Frame 1 (no input): blank canvas, image omitted
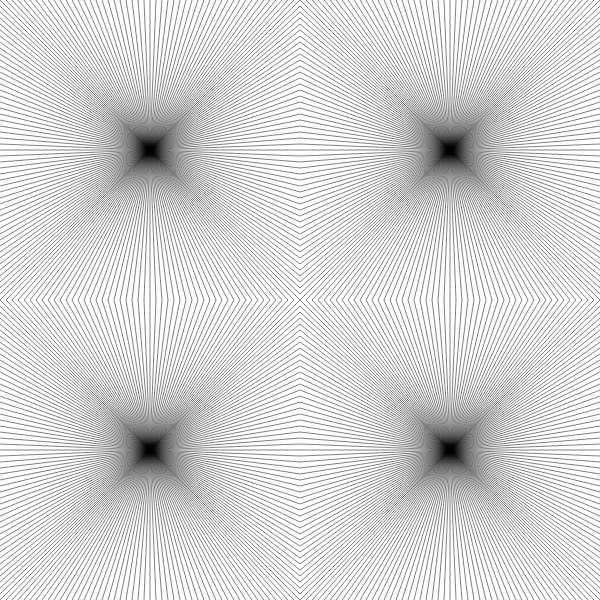
Frame 60 (no input)
Frame 120 (the mouse pressed at the canvas centre since frame 60): identical to frame 60, image omitted

The p5.js sketch that drew this single still picture (run headless with seeded random() and noise() and a simulated clock; from frame 60 on, the mouse is pressed at the canvas centre):

// p5.js sketch
// ── sketch.js
let tileCountX = 2;
let tileCountY = 2;

let count = 50;
let colorStep = 20;

let lineWeight = 0;
let strokeColor = 0;

let backgroundColor = 0;

let drawMode = 1;

function setup() {
  createCanvas(600, 600);
}

function draw() {
  colorMode(HSB, 360, 100, 100);
  strokeWeight(0.5);
  strokeCap(SQUARE);

  background(backgroundColor);


  for (let gridY = 0; gridY <= tileCountY; gridY++) {
    for (let gridX = 0; gridX <= tileCountX; gridX++) {
      let tileWidth = width / tileCountX;
      let tileHeight = height / tileCountY;
      let posX = tileWidth * gridX;
      let posY = tileHeight * gridY;

      let x1 = tileWidth / 2;
      let y1 = tileHeight / 2;
      let x2 = 0;
      let y2 = 0;
      push();
      translate(posX, posY);

      for (let side = 0; side < 4; side++) {
        for (let i = 0; i < count; i++) {
          // move end point around the four sides of the tile
          if (side == 0) {
            x2 += tileWidth / count;
            y2 = 0;
          }
          if (side == 1) {
            x2 = tileWidth;
            y2 += tileHeight / count;
          }
          if (side == 2) {
            x2 -= tileWidth / count;
            y2 = tileHeight;
          }
          if (side == 3) {
            x2 = 0;
            y2 -= tileHeight / count;
          }

          // adjust weight and color of the line
          if (i < count / 2) {
            lineWeight += 1;
            strokeColor += 60;
          } else {
            lineWeight -= 1;
            strokeColor -= 60;
          }

          // set colors depending on draw mode
          switch (drawMode) {
            case 1:
              backgroundColor = 360;
              stroke(0);
              break;
            case 2:
              backgroundColor = 360;
              stroke(0);
              strokeWeight(lineWeight);
              break;
            case 3:
              backgroundColor = 0;
              stroke(strokeColor);
              strokeWeight(mouseX / 100);
              break;
          }

          // draw the line
          line(x1, y1, x2, y2);
        }
      }

      pop();
    }
  }
}

function keyPressed() {
  if (key == 's' || key == 'S') saveFrame(timestamp() + '_##.png');
  if (key == 'p' || key == 'P') savePDF = true;

  if (key == 'q' || key == 'Q') drawMode = 1;
  if (key == 'w' || key == 'W') drawMode = 2;
  if (key == 'e' || key == 'E') drawMode = 3;
}
